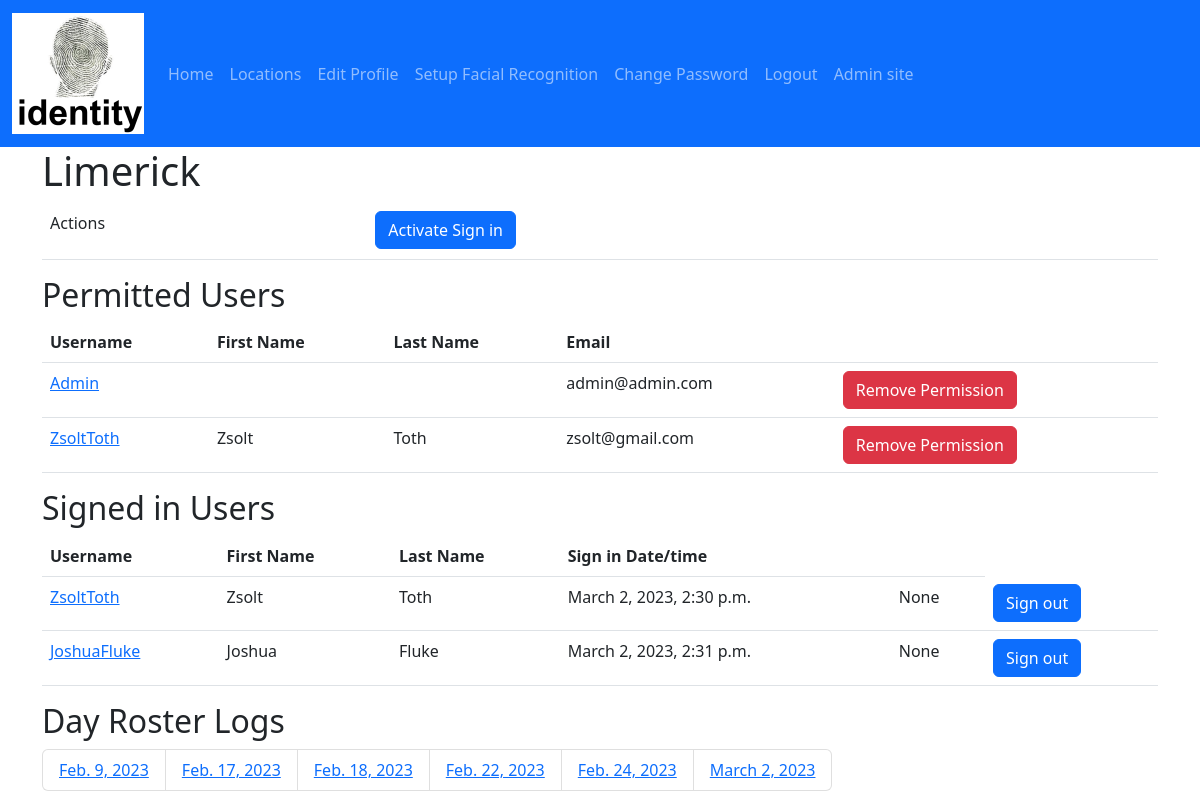
/locations/1/ (signed in), run on the app's committed database.
### identity/models.py (models this page shows, shortened)
class Location(models.Model):
    id = models.AutoField(primary_key=True)
    address = models.CharField(max_length=200)
    description = models.CharField(max_length=200)
    email = models.EmailField(max_length=200, unique=True)
    name = models.CharField(max_length=200, unique=True)
    telephone = models.CharField(max_length=20)

class LocationPermission(models.Model):
    location = models.ForeignKey(Location, on_delete=models.CASCADE)
    user_account = models.ForeignKey(
        settings.AUTH_USER_MODEL,
        on_delete=models.CASCADE,
    )

class UserAccount(AbstractUser):
    is_face_recognition_enabled = models.BooleanField(default=False)
    is_twin = models.BooleanField(default=False)
    telephone = models.CharField(max_length=20, blank=True)

class Roster(models.Model):
    id = models.AutoField(primary_key=True)
    location = models.ForeignKey(Location, on_delete=models.CASCADE)
    sign_in_date = models.DateTimeField('date signed in', auto_now_add=True)
    sign_out_date = models.DateTimeField('date signed out', blank=True, null=True)
    user_account = models.ForeignKey(
        settings.AUTH_USER_MODEL,
        on_delete=models.CASCADE,
    )

### identity/views.py (the view)
# urls.py: path('locations/<int:location_id>/',views.location_details, name='details'),
@login_required
def location_details(request, location_id):
    location = get_object_or_404(Location, pk=location_id)
    location_active_sign_ins: list = Roster.objects.filter(
        location=location, sign_out_date__isnull=True)
    location_day_roster_logs: list = Roster.objects.filter(
        location=location).values_list('sign_in_date__date', flat=True).distinct()
    context = {
        'location': location,
        'location_active_sign_ins': location_active_sign_ins,
        'location_day_roster_logs': location_day_roster_logs,
    }
    return render(request, 'locations/details.html', context)

### identity/templates/locations/details.html (shortened to what this page needs)
{% extends "master.html" %}
{% block content %}
    <h1>{{ location.name }}</h1>
    <table class="table" aria-describedby="my-desc">
        <tr>
            <td>
                <p id="my-desc">Actions</p>
            </td>
            <td>
                {% if perms.identity.activate_sign_in %}
                    <a class="btn btn-primary" href="{% url 'sign_in' location.id %}">Activate Sign in</a>
                {% endif %}
            </td>
            <td>
            </td>
        </tr>
    </table>
    <h2 id="my-desc">Permitted Users</h2>
    {% if location.locationpermission_set.all %}
        <table class="table" aria-describedby="my-desc">
            <tr>
                <th>Username</th>
                <th>First Name</th>
                <th>Last Name</th>
                <th>Email</th>
                <th>
                </th>
            </tr>
            {% for location_permission in location.locationpermission_set.all %}
                <tr>
                    <td>
                        <a href="{% url 'user-account-details' location_permission.user_account.id %}">{{ location_permission.user_account.username }}</a>
                    </td>
                    <td>{{ location_permission.user_account.first_name }}</td>
                    <td>{{ location_permission.user_account.last_name }}</td>
                    <td>{{ location_permission.user_account.email }}</td>
                    <td>
                        <a class="btn btn-danger"
                           href="{% url 'remove-permission' location_permission.location.id location_permission.user_account.id %}">Remove Permission</a>
                    </td>
                </tr>
            {% endfor %}
        </table>
    {% else %}
        <p>No Permissions are set for this location.</p>
    {% endif %}
    <h2 id="roster-desc">Signed in Users</h2>
    {% if location.roster_set.all %}
        <table class="table" aria-describedby="roster-desc">
            <tr>
                <th>Username</th>
                <th>First Name</th>
                <th>Last Name</th>
                <th>Sign in Date/time</th>
                <th>
                </th>
            </tr>
            {% for roster in location_active_sign_ins %}
                <tr>
                    <td>
                        <a href="{% url 'user-account-details' roster.user_account.id %}">{{ roster.user_account.username }}</a>
                    </td>
                    <td>{{ roster.user_account.first_name }}</td>
                    <td>{{ roster.user_account.last_name }}</td>
                    <td>{{ roster.sign_in_date }}</td>
                    <td>{{ roster.sign_out_date }}</td>
                    <td>
                        <a class="btn btn-primary" href="{% url 'force-sign-out' roster.id %}">Sign out</a>
                    </td>
                </tr>
            {% endfor %}
        </table>
    {% else %}
        <p>
            No active user sign-ins for this location.
        </p>
    {% endif %}
    <h2 id="day-roster-desc" class="sm">
        Day Roster Logs
    </h2>
    {% if location_day_roster_logs %}
        <ul class="list-group list-group-horizontal">
            {% for location_day_roster_log in location_day_roster_logs %}
                <li class="list-group-item">
                    <a href="{% url 'roster-details' location.id location_day_roster_log %}">{{ location_day_roster_log }}</a>
                </li>
            {% endfor %}
        </ul>
    {% else %}
        <p>
            No Day Roster Logs for this location.
        </p>
    {% endif %}
{% endblock content %}

### data on the page
Location: name "Limerick"
LocationPermission: user_account.username "Admin", user_account.email "admin@admin.com"
LocationPermission: user_account.username "ZsoltToth", user_account.first_name "Zsolt", user_account.last_name "Toth", user_account.email "zsolt@gmail.com"
Roster: user_account.username "ZsoltToth", user_account.first_name "Zsolt", user_account.last_name "Toth", sign_in_date "March 2, 2023, 2:30 p.m.", sign_out_date "None"
Roster: user_account.username "JoshuaFluke", user_account.first_name "Joshua", user_account.last_name "Fluke", sign_in_date "March 2, 2023, 2:31 p.m.", sign_out_date "None"

### other printed values
{{ location_day_roster_log }} "Feb. 9, 2023" "Feb. 17, 2023" "Feb. 18, 2023" "Feb. 22, 2023" "Feb. 24, 2023" "March 2, 2023"
